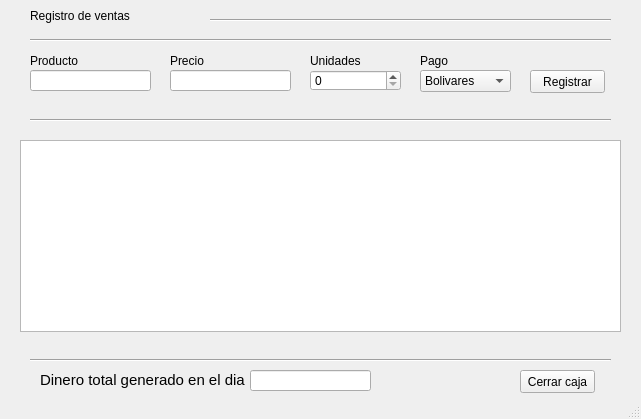
<?xml version="1.0" encoding="UTF-8"?>
<ui version="4.0">
 <class>MainWindow</class>
 <widget class="QMainWindow" name="MainWindow">
  <property name="geometry">
   <rect>
    <x>0</x>
    <y>0</y>
    <width>641</width>
    <height>419</height>
   </rect>
  </property>
  <property name="windowTitle">
   <string>Registro de ventas</string>
  </property>
  <widget class="QWidget" name="centralwidget">
   <widget class="QLineEdit" name="producto">
    <property name="geometry">
     <rect>
      <x>30</x>
      <y>70</y>
      <width>121</width>
      <height>21</height>
     </rect>
    </property>
    <property name="contextMenuPolicy">
     <enum>Qt::DefaultContextMenu</enum>
    </property>
    <property name="toolTip">
     <string>&lt;html&gt;&lt;head/&gt;&lt;body&gt;&lt;p&gt;&lt;br/&gt;&lt;/p&gt;&lt;/body&gt;&lt;/html&gt;</string>
    </property>
    <property name="text">
     <string/>
    </property>
   </widget>
   <widget class="QLabel" name="label">
    <property name="geometry">
     <rect>
      <x>30</x>
      <y>50</y>
      <width>71</width>
      <height>21</height>
     </rect>
    </property>
    <property name="styleSheet">
     <string notr="true">font: 14pt &quot;Calibri&quot;;</string>
    </property>
    <property name="text">
     <string>Producto</string>
    </property>
   </widget>
   <widget class="QLabel" name="label_2">
    <property name="geometry">
     <rect>
      <x>30</x>
      <y>0</y>
      <width>191</width>
      <height>31</height>
     </rect>
    </property>
    <property name="styleSheet">
     <string notr="true">font: 17pt &quot;calibri&quot;;</string>
    </property>
    <property name="text">
     <string>Registro de ventas</string>
    </property>
   </widget>
   <widget class="Line" name="line">
    <property name="geometry">
     <rect>
      <x>210</x>
      <y>10</y>
      <width>401</width>
      <height>20</height>
     </rect>
    </property>
    <property name="orientation">
     <enum>Qt::Horizontal</enum>
    </property>
   </widget>
   <widget class="Line" name="line_2">
    <property name="geometry">
     <rect>
      <x>30</x>
      <y>30</y>
      <width>581</width>
      <height>20</height>
     </rect>
    </property>
    <property name="orientation">
     <enum>Qt::Horizontal</enum>
    </property>
   </widget>
   <widget class="QTableWidget" name="tabla">
    <property name="geometry">
     <rect>
      <x>20</x>
      <y>140</y>
      <width>601</width>
      <height>192</height>
     </rect>
    </property>
    <property name="maximumSize">
     <size>
      <width>601</width>
      <height>16777215</height>
     </size>
    </property>
   </widget>
   <widget class="QLabel" name="label_3">
    <property name="geometry">
     <rect>
      <x>170</x>
      <y>50</y>
      <width>71</width>
      <height>21</height>
     </rect>
    </property>
    <property name="styleSheet">
     <string notr="true">font: 14pt &quot;Calibri&quot;;</string>
    </property>
    <property name="text">
     <string>Precio</string>
    </property>
   </widget>
   <widget class="QLineEdit" name="precio">
    <property name="geometry">
     <rect>
      <x>170</x>
      <y>70</y>
      <width>121</width>
      <height>21</height>
     </rect>
    </property>
    <property name="toolTip">
     <string>&lt;html&gt;&lt;head/&gt;&lt;body&gt;&lt;p&gt;&lt;br/&gt;&lt;/p&gt;&lt;/body&gt;&lt;/html&gt;</string>
    </property>
    <property name="text">
     <string/>
    </property>
   </widget>
   <widget class="QSpinBox" name="unidades">
    <property name="geometry">
     <rect>
      <x>310</x>
      <y>70</y>
      <width>91</width>
      <height>21</height>
     </rect>
    </property>
   </widget>
   <widget class="QLabel" name="label_4">
    <property name="geometry">
     <rect>
      <x>310</x>
      <y>50</y>
      <width>71</width>
      <height>21</height>
     </rect>
    </property>
    <property name="styleSheet">
     <string notr="true">font: 14pt &quot;Calibri&quot;;</string>
    </property>
    <property name="text">
     <string>Unidades</string>
    </property>
   </widget>
   <widget class="QComboBox" name="pago">
    <property name="geometry">
     <rect>
      <x>420</x>
      <y>70</y>
      <width>91</width>
      <height>22</height>
     </rect>
    </property>
    <property name="styleSheet">
     <string notr="true">font: 12pt &quot;Calibri&quot;;</string>
    </property>
    <item>
     <property name="text">
      <string>Bolivares</string>
     </property>
    </item>
    <item>
     <property name="text">
      <string>Bio pago</string>
     </property>
    </item>
    <item>
     <property name="text">
      <string>Divisa</string>
     </property>
    </item>
   </widget>
   <widget class="QLabel" name="label_5">
    <property name="geometry">
     <rect>
      <x>420</x>
      <y>50</y>
      <width>51</width>
      <height>21</height>
     </rect>
    </property>
    <property name="styleSheet">
     <string notr="true">font: 14pt &quot;Calibri&quot;;</string>
    </property>
    <property name="text">
     <string>Pago</string>
    </property>
   </widget>
   <widget class="QPushButton" name="registrar">
    <property name="geometry">
     <rect>
      <x>530</x>
      <y>70</y>
      <width>75</width>
      <height>23</height>
     </rect>
    </property>
    <property name="styleSheet">
     <string notr="true">font: 10pt &quot;Calibri&quot;;</string>
    </property>
    <property name="text">
     <string>Registrar</string>
    </property>
   </widget>
   <widget class="Line" name="line_3">
    <property name="geometry">
     <rect>
      <x>30</x>
      <y>110</y>
      <width>581</width>
      <height>20</height>
     </rect>
    </property>
    <property name="orientation">
     <enum>Qt::Horizontal</enum>
    </property>
   </widget>
   <widget class="Line" name="line_4">
    <property name="geometry">
     <rect>
      <x>30</x>
      <y>350</y>
      <width>581</width>
      <height>20</height>
     </rect>
    </property>
    <property name="orientation">
     <enum>Qt::Horizontal</enum>
    </property>
   </widget>
   <widget class="QLabel" name="label_6">
    <property name="geometry">
     <rect>
      <x>40</x>
      <y>370</y>
      <width>211</width>
      <height>21</height>
     </rect>
    </property>
    <property name="text">
     <string>&lt;html&gt;&lt;head/&gt;&lt;body&gt;&lt;p&gt;&lt;span style=&quot; font-size:11pt;&quot;&gt;Dinero total generado en el dia&lt;/span&gt;&lt;/p&gt;&lt;/body&gt;&lt;/html&gt;</string>
    </property>
   </widget>
   <widget class="QLineEdit" name="mostrar">
    <property name="geometry">
     <rect>
      <x>250</x>
      <y>370</y>
      <width>121</width>
      <height>21</height>
     </rect>
    </property>
    <property name="toolTip">
     <string>&lt;html&gt;&lt;head/&gt;&lt;body&gt;&lt;p&gt;&lt;br/&gt;&lt;/p&gt;&lt;/body&gt;&lt;/html&gt;</string>
    </property>
    <property name="text">
     <string/>
    </property>
    <property name="readOnly">
     <bool>true</bool>
    </property>
   </widget>
   <widget class="QPushButton" name="cerrar">
    <property name="geometry">
     <rect>
      <x>520</x>
      <y>370</y>
      <width>75</width>
      <height>23</height>
     </rect>
    </property>
    <property name="styleSheet">
     <string notr="true">font: 10pt &quot;Calibri&quot;;</string>
    </property>
    <property name="text">
     <string>Cerrar caja</string>
    </property>
   </widget>
  </widget>
  <widget class="QStatusBar" name="statusbar"/>
 </widget>
 <tabstops>
  <tabstop>producto</tabstop>
  <tabstop>precio</tabstop>
  <tabstop>unidades</tabstop>
  <tabstop>pago</tabstop>
  <tabstop>registrar</tabstop>
  <tabstop>tabla</tabstop>
  <tabstop>mostrar</tabstop>
  <tabstop>cerrar</tabstop>
 </tabstops>
 <resources/>
 <connections/>
</ui>
